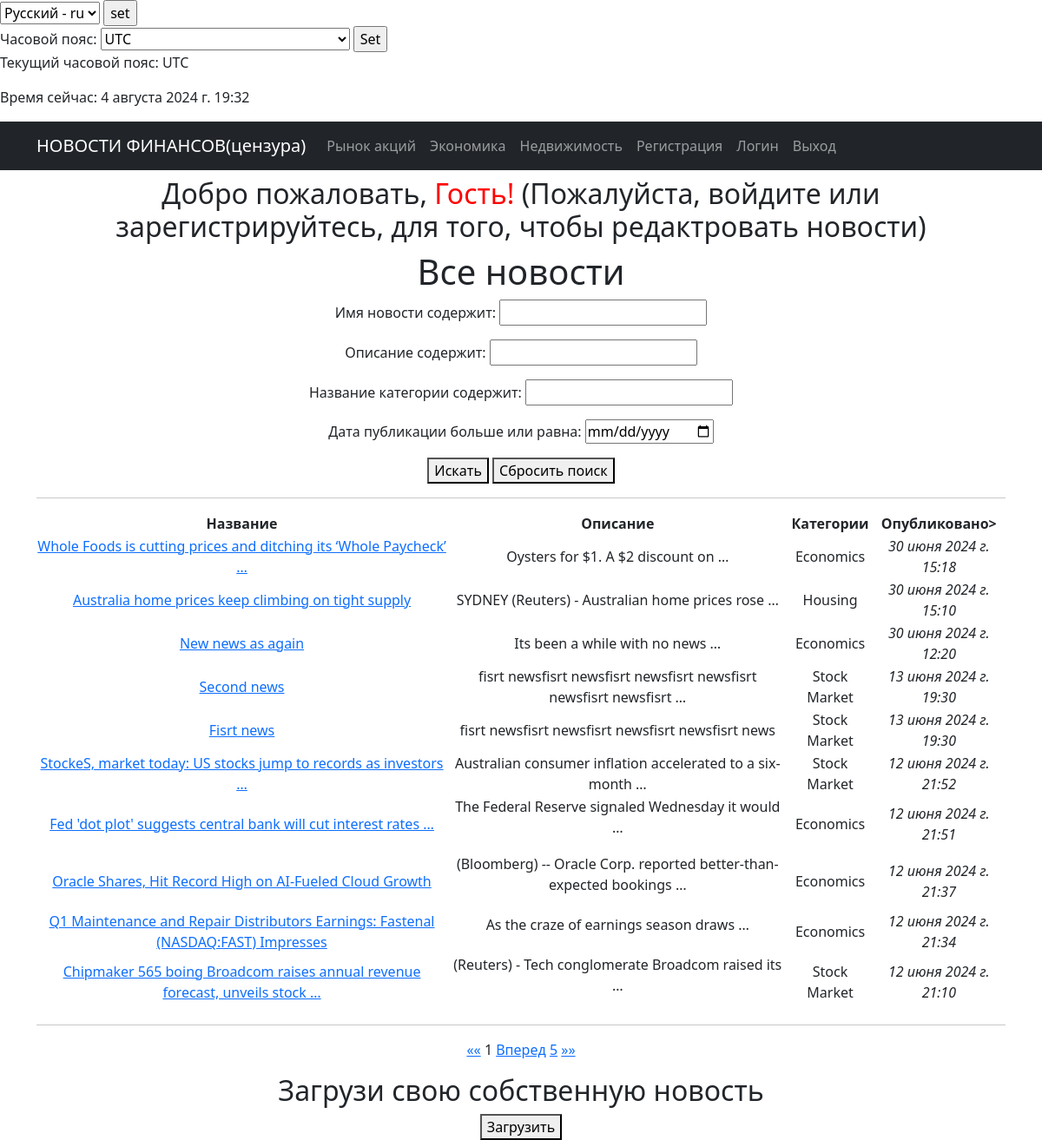
Before: /news/ with the older database file.
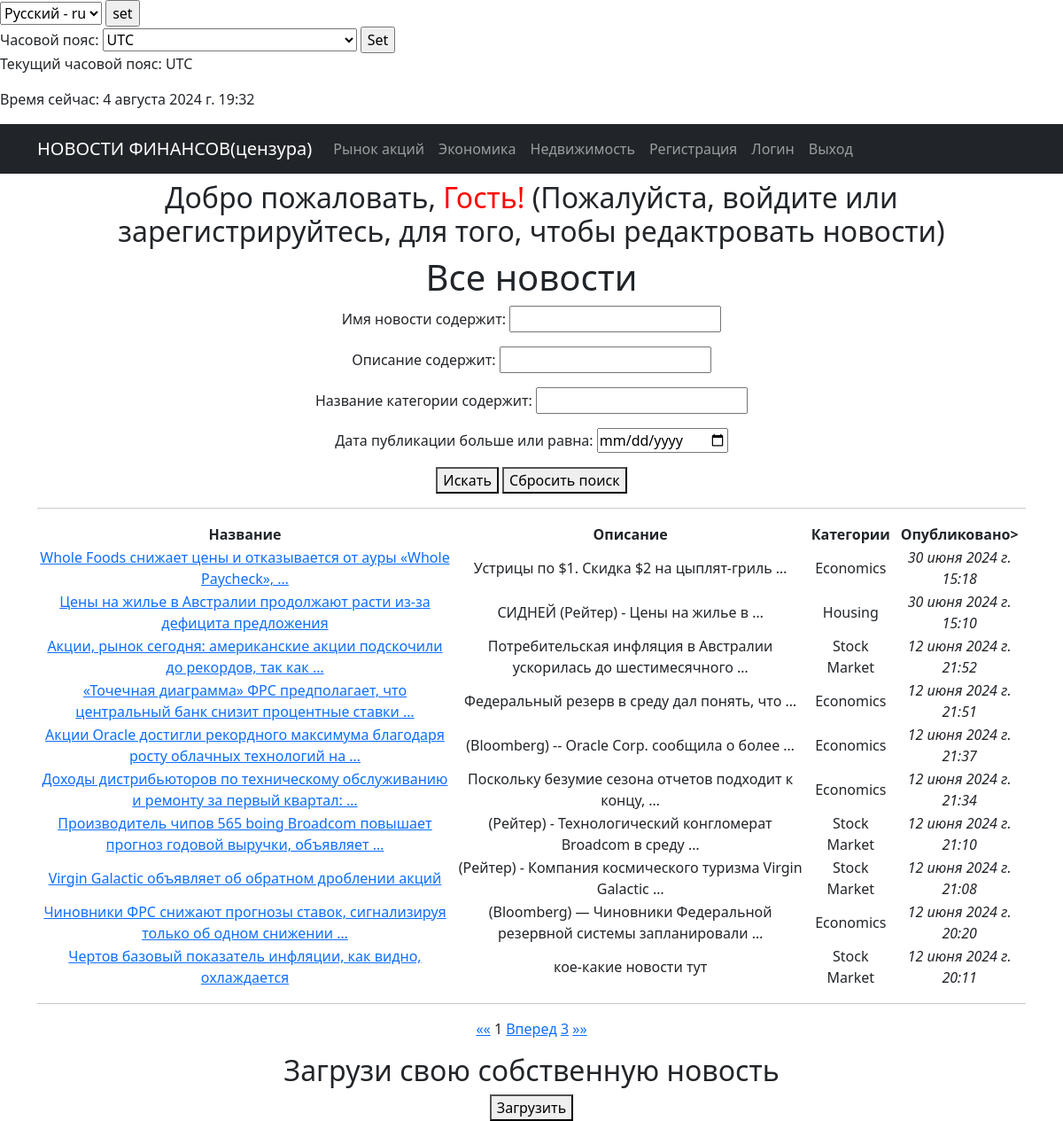
After: the same page with the newer database file.
### app/models.py (models this page shows, shortened)
class News(models.Model):
    name = models.CharField(max_length=150, unique=True)
    description = models.TextField()
    published_date = models.DateTimeField(default=timezone.now)
    category = models.ForeignKey(to='Category', on_delete=models.CASCADE, related_name='news')
    author = models.ForeignKey(User, on_delete=models.CASCADE, default=1)
    class Meta:
        verbose_name_plural = _("News")
    def __str__(self):
        return f'{self.name}: {self.description[:20]}'

class Category(models.Model):
    name = models.CharField(max_length=100, unique=True, help_text=_('category name'))  # help_text goes to admin panel
    class Meta:
        verbose_name_plural = _("Categories")

### app/views.py (the view, shortened to what this page needs)
# urls.py: path('news/', cache_page(60*1)(NewsList.as_view()), name='news_list'),  # General news page caching enabled
class NewsList(ListView):
    model = News
    ordering = ['-published_date']
    template_name = 'news_list.html'
    context_object_name = 'news_list'
    paginate_by = 10     # number of entries per page
    def get_queryset(self):
        queryset = super().get_queryset()
        self.filterset = NewsFilter(self.request.GET, queryset)
        return self.filterset.qs
    def get_context_data(self, **kwargs):
        context = super().get_context_data(**kwargs)
        context['filterset'] = self.filterset
        print(context)
        return context

### app/templatetags/custom_filters.py (called while the page is built)
@register.filter(name='censor_bad_words')
def censor_bad_words(value):
    words = value.split()
    censored_words = [BAD_WORDS.get(word, word) for word in words]
    return ' '.join(censored_words)

### basic/context_processors.py (called while the page is built)
def timezone_context(request):
    return {
        'current_time': timezone.now(),
        'timezones': pytz.common_timezones,
        'TIME_ZONE': timezone.get_current_timezone_name()
    }

### templates/news_list.html (shortened to what this page needs)
{% extends 'flatpages/default.html' %}
{% load i18n %}
{% load custom_filters %}
{% block content %}
<h1>{% trans "All news" %}</h1>
   <form method="get">
       {{ filterset.form.as_p }}
       <button type="submit">{% trans "Search" %}</button>
       <a href="{% url 'news_list' %}">
           <button type="button">{% trans "Reset Search" %}</button>
       </a>
   </form>
<hr>
<table>
       <tr>
           <td><strong>{% trans "Name" %}</strong></td>
           <td><strong>{% trans "Description" %}</strong></td>
           <td><strong>{% trans "Category" %}</strong></td>
           <td><strong>{% trans "Published on:" %}</strong></td>
       </tr>
       {% for news_list in news_list %}
       <tr>
           <td>
                <a href="{% url 'news_detail' news_list.id %}">{{ news_list.name|censor_bad_words|truncatewords:10 }}</a>
           </td>
           <td>{{ news_list.description|truncatewords:7|safe }}</td>
           <td>{{ news_list.category.name }}</td>
           <td><i>{{ news_list.published_date }}</i></td>
       </tr>
       {% endfor %}
</table>
<hr>
<a href="?page=1">&laquo;&laquo;</a>
{{ page_obj.number }}
{% if page_obj.has_next %}
    <a href="?{{ request.GET.urlencode }}&page={{ page_obj.next_page_number }}">{% trans "Next" %}</a>
    {% if paginator.num_pages != page_obj.next_page_number %}
        <a href="?page={{ page_obj.paginator.num_pages }}">{{ page_obj.paginator.num_pages }}</a>
    {% endif %}
{% endif %}
<a href="?page={{ page_obj.paginator.num_pages }}">&raquo;&raquo;</a>
<h2> {% trans "Sumbit Your Own News" %} </h2>
<a href="{% url 'create' %}"><button type="button">{% trans "Submit" %}</button>
</a>
{% endblock content %}

Changed rows visible on the page:
removed News: name|censor_bad_words "New news as again", description "Its been a while with no news …", category.name "Economics", published_date "30 июня 2024 г. 12:20"
removed News: name|censor_bad_words "Second news", description "fisrt newsfisrt newsfisrt newsfisrt newsfisrt newsfisrt newsfisrt …", category.name "Stock Market", published_date "13 июня 2024 г. 19:30"
removed News: name|censor_bad_words "Fisrt news", description "fisrt newsfisrt newsfisrt newsfisrt newsfisrt news", category.name "Stock Market", published_date "13 июня 2024 г. 19:30"
changed News: name|censor_bad_words "Whole Foods is cutting prices and ditching its ‘Whole Paycheck’ …" → "Whole Foods снижает цены и отказывается от ауры «Whole Paycheck», …"; description "Oysters for $1. A $2 discount on …" → "Устрицы по $1. Скидка $2 на цыплят-гриль …"
changed News "Housing": name|censor_bad_words "Australia home prices keep climbing on tight supply" → "Цены на жилье в Австралии продолжают расти из-за дефицита предложения"; description "SYDNEY (Reuters) - Australian home prices rose …" → "СИДНЕЙ (Рейтер) - Цены на жилье в …"
changed News: name|censor_bad_words "StockeS, market today: US stocks jump to records as investors …" → "Акции, рынок сегодня: американские акции подскочили до рекордов, так как …"; description "Australian consumer inflation accelerated to a six-month …" → "Потребительская инфляция в Австралии ускорилась до шестимесячного …"
changed News: name|censor_bad_words "Fed 'dot plot' suggests central bank will cut interest rates …" → "«Точечная диаграмма» ФРС предполагает, что центральный банк снизит процентные ставки …"; description "The Federal Reserve signaled Wednesday it would …" → "Федеральный резерв в среду дал понять, что …"
changed News: name|censor_bad_words "Oracle Shares, Hit Record High on AI-Fueled Cloud Growth" → "Акции Oracle достигли рекордного максимума благодаря росту облачных технологий на …"; description "(Bloomberg) -- Oracle Corp. reported better-than-expected bookings …" → "(Bloomberg) -- Oracle Corp. сообщила о более …"
changed News: name|censor_bad_words "Q1 Maintenance and Repair Distributors Earnings: Fastenal (NASDAQ:FAST) Impresses" → "Доходы дистрибьюторов по техническому обслуживанию и ремонту за первый квартал: …"; description "As the craze of earnings season draws …" → "Поскольку безумие сезона отчетов подходит к концу, …"
changed News: name|censor_bad_words "Chipmaker 565 boing Broadcom raises annual revenue forecast, unveils stock …" → "Производитель чипов 565 boing Broadcom повышает прогноз годовой выручки, объявляет …"; description "(Reuters) - Tech conglomerate Broadcom raised its …" → "(Рейтер) - Технологический конгломерат Broadcom в среду …"
now on this page (row edited): News: name|censor_bad_words "Virgin Galactic объявляет об обратном дроблении акций", description "(Рейтер) - Компания космического туризма Virgin Galactic …", category.name "Stock Market", published_date "12 июня 2024 г. 21:08"
now on this page (row edited): News: name|censor_bad_words "Чиновники ФРС снижают прогнозы ставок, сигнализируя только об одном снижении …", description "(Bloomberg) — Чиновники Федеральной резервной системы запланировали …", category.name "Economics", published_date "12 июня 2024 г. 20:20"
now on this page (row edited): News: name|censor_bad_words "Чертов базовый показатель инфляции, как видно, охлаждается", description "кое-какие новости тут", category.name "Stock Market", published_date "12 июня 2024 г. 20:11"
Other visible differences:
{{ page_obj.paginator.num_pages }}: "5" → "3"
